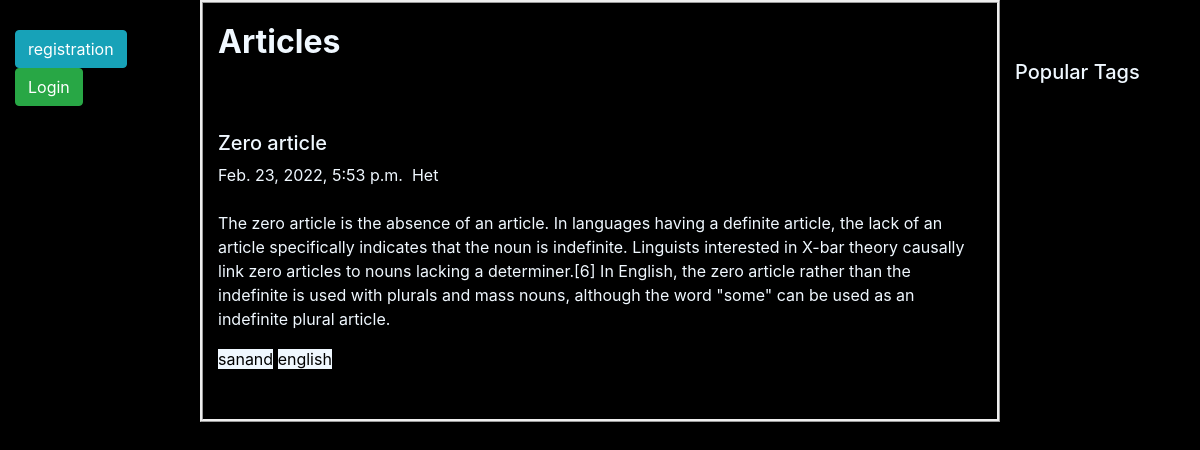
The app's page /tag_data/sanand with its own data.
### article/models.py (models this page shows)
class Article(models.Model):
    user = models.ForeignKey(User,on_delete=models.CASCADE)
    title = models.CharField(max_length=100)
    content = models.CharField(max_length=500)
    draft = models.BooleanField(default=False)
    date = models.DateTimeField(default=datetime.now())

### article/views.py (the view)
# urls.py: path("",views.article_list,name=""),
def article_list(request,tag_name=None):
    if tag_name==None:
        article_data=Article_tag.objects.filter(article__draft=False).values("article_id","article__user__first_name","article__title","article__content","article_tag","article__date")
        all_tags = []
        tag_split={}
        for q in article_data:
            all_tags+= q["article_tag"].split(",")
            tag_id=q["article_id"]
            tag_split[tag_id]=q["article_tag"].split(",")
        tag = Tag.objects.filter(tag_name__in=all_tags).values('tag_name')
        tags={}
        for i in tag:
            tag_na=i["tag_name"]
            tag_count=all_tags.count(tag_na)
            tags[tag_na]=tag_count
        paginator = Paginator(article_data, 5)
        page_number = request.GET.get('page')
        article_data = paginator.get_page(page_number)
        return render(request,"articles.html",{'article_data':article_data,'tags':tags,'tag_split':tag_split})
    else:
        article_data=Article_tag.objects.filter(article__draft=False,article_tag__contains=tag_name).values("article_id","article__user__first_name","article__title","article__content","article_tag","article__date")
        tag_split={}
        for i in article_data:
            tag_name=i["article_tag"].split(",")
            tag_id=i["article_id"]
            tag_split[tag_id]=tag_name
        return render(request,"articles.html",{'article_data':article_data,'tag_split':tag_split})

### article/templates/articles.html (shortened to what this page needs)
<!DOCTYPE html>
<html lang="en">
<head>
<link rel="stylesheet" href="https://maxcdn.bootstrapcdn.com/bootstrap/4.5.2/css/bootstrap.min.css">
</head>
<body style="background-color: black;">
    <div class="container-fluid">
        <div class="row">
          <div class="col-sm-2" >
            <div class="header__actions">
              {% if user.is_authenticated %}
              <a href="/user_logout" class="btn btn-warning" style="margin-top:20px;">Logout</a>
              <div style="color: aliceblue;margin-top:20px;"><h4>Welcome {{request.user.first_name}}</h4></div>
              {% else %}
              <div style="margin-top:30px;"s>
              <a href="/user_registration" class="btn btn-info"  >registration</a>
            <a href="/user_login" class="btn btn-success">Login</a>
          </div>
              {% endif %}
          {% if article_dataa %}
        </div>
      </div>
      <div class="col-sm-8" style="border-style: ridge;color: aliceblue;">
          <h2 style="margin-top:20px;"><b>Articles</b></h2>
          <div style="margin-top:70px;">
        {% for x in article_dataa %}
        <div style="margin-top: 20px;"><h5>{{x.article__title}}</h5></div>
        <div><span>{{x.article__date}}</span>&nbsp;&nbsp;<span>{{x.article__user__first_name}}</span></div><br>
        <div><p>{{x.article__content}}</p></div>
        {% for key,value in all.items %}
                {% if key == x.article_id %}
                {% for i in value %}
                <span style="background-color: aliceblue; color: black;">{{i}}</span>
            {% endfor %}
            {% endif %}
                {% endfor %}
        {% endfor %}
      </div>
      </div>
          {% else %}
          </div>
          </div>
          <div class="col-sm-8" style="border-style: ridge;color: aliceblue;">
              <h2 style="margin-top:20px;"><b>Articles</b></h2>
              <div style="margin-top:70px;">
            {% for x in article_data %}
            <div style="margin-top: 20px;"><h5>{{x.article__title}}</h5></div>
            <div><span>{{x.article__date}}</span>&nbsp;&nbsp;<span>{{x.article__user__first_name}}</span></div><br>
            <div><p>{{x.article__content}}</p></div>
              {% for key,value in tag_split.items %}
                {% if key == x.article_id %}
                {% for i in value %}
                  <span style="background-color: aliceblue; color: black;">{{i}}</span>
            {% endfor %}
            {% endif %}
                {% endfor %}
            {% endfor %}
      <div class="container p-4">
        </div>
          </div>
          </div>
          {% endif %}
          <div class="col-sm-2">
              <div style="margin-top:60px;color: aliceblue;" ><h5>Popular Tags</h5></div>
          </div>
        </div>
      </div>
</body>
</html>

### records on screen
Article: article__title "Zero article", article__date "Feb. 23, 2022, 5:53 p.m.", article__user__first_name "Het", article__content "The zero article is the absence of an article. In languages having a definite article, the lack of an article specifically indicates that the noun is indefinite. Linguists interested in X-bar theory causally link zero articles to nouns lacking a determiner.[6] In English, the zero article rather than the indefinite is used with plurals and mass nouns, although the word \"some\" can be used as an indefinite plural article.", value "sanand" "english"
